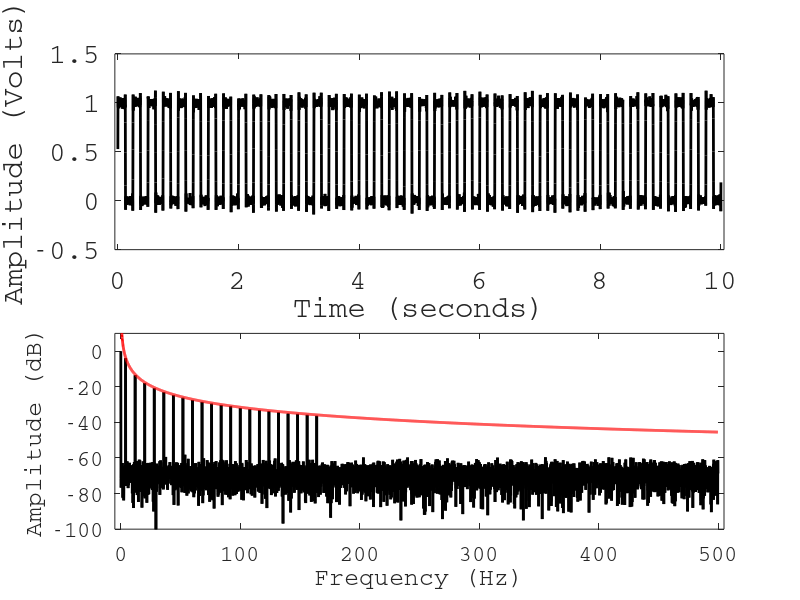

This figure's MATLAB source:
clear;
close;
home;

mystery_factor = 2

%functions
%n is a constant
function retval = sinn_An(n,x)
	An = 2.0/pi/n;
	retval = An*sin(2.0*pi*n.*x);
endfunction

%The full series
function retval = fourier_square(n,x)
	retval = 0.5;
	for i=[0:n]
		retval = retval+sinn_An(2*i+1,x);
	endfor
endfunction

%dsp parameters for x-axis:
fs = 1000.0; %Hz
f_0 = 4; %Hz
T = 10.0; %Total time (1 sec)
dt = 1/fs;
df = 1/T;
f = transpose([0:df:fs/2-df]);
t = transpose([0.0:dt:T-dt]);
N = length(t)/2;
%dsp parameters for y-axis:
amplitude = 1;
n_modes = 20;
noise_sigma = 0.02;
noise = randn(size(t))*noise_sigma;
y = amplitude*fourier_square(n_modes,t*f_0)+noise;
%y = y-mean(y);
Y = sqrt(conj(fft(y)).*fft(y));

%Check Parseval theorem
sum(y.^2)
sum(Y.^2)/length(t)

Y_R = Y(1:length(f))*dt;
Y_L = Y(length(f)+1:end)*dt;

spectrum = 20*log10(Y_R);
prediction = 20*log10((N/fs)*2./(pi*(f/f_0)));
spectrum = spectrum - max(spectrum);
prediction = prediction - 20*log10((N/fs)*2./(pi*(f_0/1.5/f_0)));

%Plotting section
figure(1, 'position',[0,0,1000,1000]);
subplot(2,1,1);
plot(t,y,'color','black','linewidth',2.0);
xlabel('Time (seconds)','fontname','Courier','fontsize',16);
ylabel('Amplitude (Volts)','fontname','Courier','fontsize',16);
set(gca(),'fontname','Courier','fontsize',20);
axis([0-dt*50 T+dt*50 -0.5 amplitude*1.5]);
subplot(2,1,2);
hold on;
plot(f,spectrum,'color','black','linewidth',2.0);
axis([0-df*50 fs/2+df*50 -100 10]);
plot(f,prediction,'color','red','linewidth',2.0);
xlabel('Frequency (Hz)','fontname','Courier','fontsize',16);
ylabel('Amplitude (dB)','fontname','Courier','fontsize',16);
set(gca(),'fontname','Courier','fontsize',16);
%hl = legend('Signal+Noise (Positive frequencies)','Signal+Noise (Negative frequencies)','2pi/(f/f_0)','location','north');
%set(hl,'fontname','Courier','fontsize',10,'box','off');
box on;

%Printint to PDF
print -dpdf "octave1.pdf"
